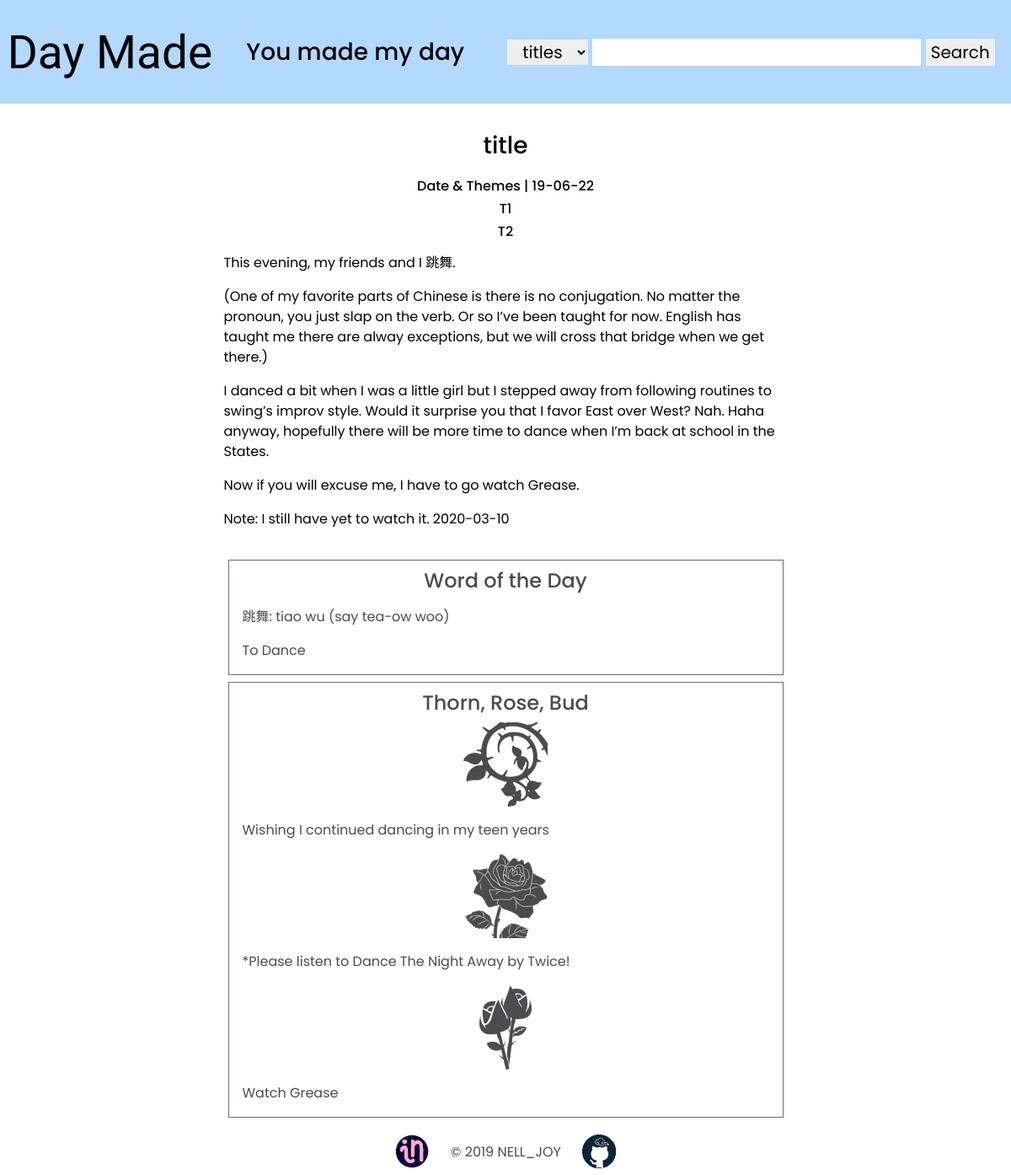
The app's page /blog/19-06-22, older data.
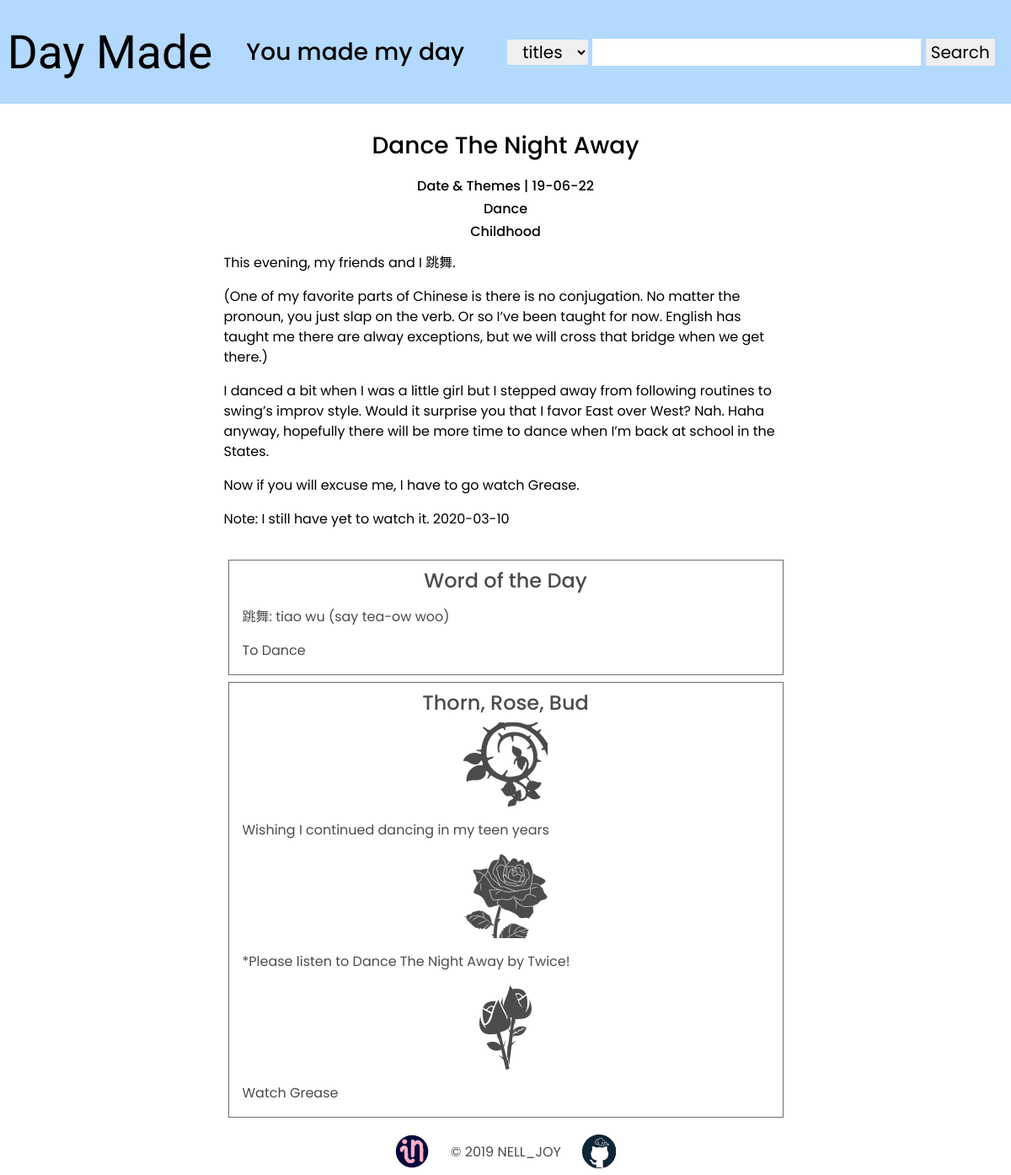
The same page, newer data.
### tables this page shows
CREATE TABLE journaling (date text, title text, themes text, paragraph text);

CREATE TABLE wordofday (date text, word text, pronounce text, definition text);

CREATE TABLE flowers (date text, thorn text, rose text, bud text);

### app.py (the view)
@app.route("/blog/<string:theDate>", methods=["GET"])
def journal(theDate):
    if request.method == "GET":
        query_words = "SELECT * FROM wordofday WHERE date = '" + theDate + "';"
        query_journal = "SELECT * FROM journaling WHERE date = '" + theDate + "';"
        query_rbt = "SELECT * FROM flowers WHERE date = '" + theDate + "';"
        big={'words': get_data_from_db(query_words),'journal':get_data_from_db(query_journal), 'rbt':get_data_from_db(query_rbt)} #, 'thorn': getPhoto('thorn'), 'rose':getPhoto('rose'),'bud':getPhoto('bud')}
        return render_template("blog.html", specs=big)

### app.py (called while the page is built)
def get_data_from_db(query: str) -> list:
    conn = sqlite3.connect('day_tabase.sqlite3')
    cur = conn.cursor()
    cur.execute(query)
    rows = cur.fetchall()
    return rows

### templates/blog.html
{% extends "base.html" %}
{% block content %}
<div>
    <div class='mainbody mui--no-user-select'>
        <h3>{{ specs['journal'][0][1] }}</h3>
        <h6 class="mui--text-right">Date & Themes | {{ specs['journal'][0][0] }}</h6>
        {% for n in specs['journal'][0][2].split('\\n') %}
        <h6 class="mui--text-right">{{ n }}</h6>
        {% endfor %}
        {% for m in specs['journal'][0][3].split('\\n') %}
        <p>{{ m }}</p>
        {% endfor %}
    </div>
    <div class="aboutside">
        <div class='sideblog'>
            <h4>Word of the Day</h4>
            <p>{{ specs['words'][0][1] }}: {{ specs['words'][0][2] }}</p>
            <p>{{ specs['words'][0][3] }}</p>
        </div>
        <div class='sideblog'>
            <h4 >Thorn, Rose, Bud</h4>
            <img src="../static/thorn.png" alt="a thorn reps the bad" class=flowers>
            <p>{{ specs['rbt'][0][1] }}</p>
            <img src="../static/rose.png" alt="a rose reps the good" class=flowers>
            <p>{{ specs['rbt'][0][2] }}</p>
            <img src="../static/bud.png" alt="a bud reps what I'm looking forward to" class=flowers>
            <p>{{ specs['rbt'][0][3] }}</p>
        </div>
    </div>
</div>
{% endblock %}

### templates/base.html (shortened to what this page needs)
<!DOCTYPE html>
<html>
    <head>
        <link href="//cdn.muicss.com/mui-0.10.1/css/mui.min.css" rel="stylesheet" type="text/css" />
        <link rel="stylesheet" href="https://stackpath.bootstrapcdn.com/bootstrap/4.4.1/css/bootstrap.min.css">
        <link rel="stylesheet" type="text/css" href="../static/css/style.css">
    </head>
    <body>
        <div class="mui-appbar">
            <table width="100%">
              <tr style="vertical-align:middle;">
                <td class="mui--appbar-height">
                    <a href="../"><h1>Day Made</h1></a>
                </td>
                <td class="mui--appbar-height" align="right">
                    <h3>You made my day</h3>
                </td>
                <td class="mui--appbar-height" >
                    <form action="/" method="POST">
                        <select name=category>
                          {% for ops in ['titles','themes','entry'] %}
                          <option name="{{ ops }}" value="{{ ops }}">{{ ops }}</option>
                          {% endfor %}
                        </select>
                          <input class="mui--text-right" type="text" name="searchith" required>
                          <input type="submit" class="mui-btn mui-btn--small mui-btn--primary" value="Search">
                      </form>
                </td>
              </tr>
            </table>
          </div>
        {% block content %}
        {% endblock %}
        <footer>
            <a href="https://www.linkedin.com/in/nell-himlie">
              <img alt="linkedin, Nell Himlie" src="../static/link.png"
              width="40" height="40">
           </a>
            <p>&copy; 2019 NELL_JOY</p>
            <a href="https://github.com/himlne01">
              <img alt="github, Nell Himlie" src="../static/github.png"
              width="40" height="40">
           </a>
        </footer>
    </body>
</html>

### static/css/style.css (style rules this page uses)
* { color: black; font-family: Poppins; text-align: center; border: 0px; margin: 0; }
.aboutside { background-color: white; opacity: .7; display: inline-table; margin: auto; }
.sideblog { margin:.5em; border: 1px rgb(57, 39, 49) solid; }
.mainbody { width: 99%; padding: 1%; display: inline-block; }
.mui-appbar { background-color: rgb(179, 217, 255); }
h1 { font-family: Satisfy; font-size: 55px; margin: .5em 0; }
h3 { margin: .75em; }
h4 { padding-top: 10px; }
p { text-align: left; margin: 1em; }
th, td { font-family: 'Anonymous Pro', monospace; color: white; font-size: 20px; }
a { font-family: 'Anonymous Pro', monospace; color: rgb(57, 39, 49); font-size: 20px; }
footer { right: 20; bottom: 0; }
footer p { text-align: right; margin-bottom: 10px; padding: 5px; background-color: white; opacity: .7; display: inline-block; }
@media screen and (min-width: 768px) { .aboutside { width: 675px; } }
@media screen and (min-width: 768px) { .mainbody { width: 725px; } }

Row changes from the older to the newer data that the page shows:
removed journaling: title "title", date "19-06-22"
added journaling: title "Dance The Night Away", date "19-06-22"
Text that changed along with them:
new list line: "Dance"
new list line: "Childhood"
list line gone: "T1"
list line gone: "T2"
